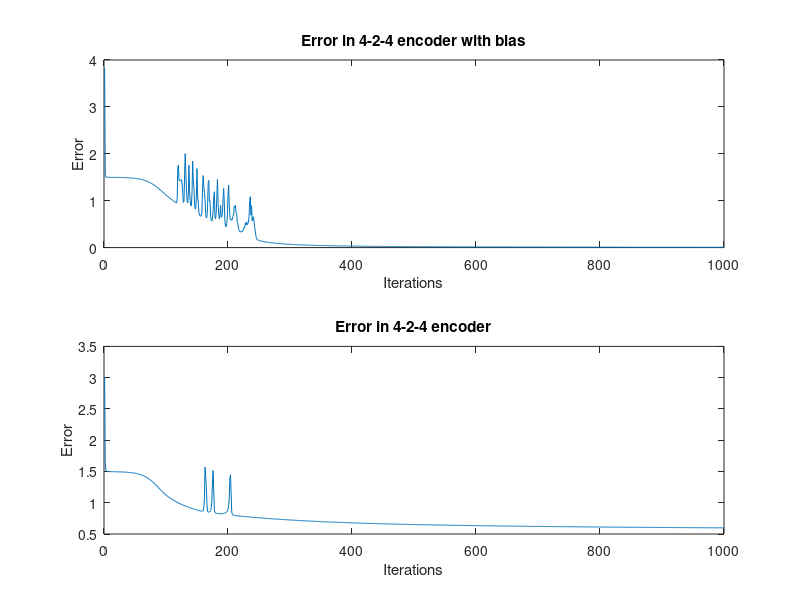

The MATLAB source for this figure:

W1=rand(4,2);
W2=rand(2,4);
W11=W1;
W22=W2;

input_pattern=[1,0,0,0;
               0,1,0,0;
               0,0,1,0;
               0,0,0,1;];

target_pattern = input_pattern;

b1=rand(1,2);
b2=rand(1,4);

N=1000;

%n=1;
for n=1:1:N
    
    Error = 0;
    a_delta_W1=zeros(4,2);
    a_delta_W2=zeros(2,4);
    a_delta_b1=zeros(2,1);
    a_delta_b2=zeros(4,1);
    
    for j= 1:1:4%%%%%%%%%%%%5
        for i=1:1:4
            o_input(i,j) = 1 / ( 1 + exp(-input_pattern(i,j)));
        end   
        
        i_hidden(:,j)= W1.' * o_input(:,j) + b1.';
        %i_hidden(:,j)= W1.' * o_input(:,j) ;
        
        for i=1:1:2
            o_hidden(i,j) = 1 / ( 1 + exp(-i_hidden(i,j)));
        end
        
        i_output(:,j)=W2.' * o_hidden(:,j) + b2.';
        %i_output(:,j)=W2.' * o_hidden(:,j) + b2.';
        
        for i=1:1:4
            o_ouput(i,j) = 1 / ( 1 + exp(-i_output(i,j)));
        end
        
        E_p=0;
        
        for i=1:1:4
            E(i,j) = 1/2 * (o_ouput(i,j)- target_pattern(i,j))^2;
            E_p= E_p + E(i,j);
        end
        Error = Error + E_p;
    
    
    %E_n(n)=Error;
        % Calculate the delta weights of W2
    
        for i = 1:1:4 %which is j
            delta_output(i,j) = (o_ouput(i,j)- target_pattern(i,j)) * o_ouput(i,j) * (1 - o_ouput(i,j));
            for r= 1:1:2 % which is i
                delta_W2(r,i) =   o_hidden(r,j) * delta_output(i,j).' ; % o_i * delta_j
            end
        end
        
        % accumulate delta_W2 before updating W2
        a_delta_W2 = a_delta_W2 + delta_W2;
        a_delta_b2=a_delta_b2 + delta_output(:,j);

        %sum_w_delta =[0;0];
        %for r= 1:1:2
        sum_w_delta = W2 * delta_output(:,j);
                %sum_w_delta(r,1)= sum_w_delta(r,1) + w_delta;
        %end

        for r = 1:1:2
            delta_b1(r,1) = sum_w_delta(r,1)*  o_hidden(r,j) * (1 - o_hidden(r,j));
            for i= 1:1:4
                delta_W1(i,r) =  sum_w_delta(r,1)*  o_hidden(r,j) * (1 - o_hidden(r,j)) * o_input(i,j);
                %delta_b1(r,1) = sum_w_delta(r,1)*  o_hidden(r,j) * (1 - o_hidden(r,j));
            end
        end
        
        a_delta_W1 = a_delta_W1 + delta_W1;
        a_delta_b1 = a_delta_b1 + delta_b1;
    end
    E_n(n)=Error;
    
    rate=3;
        
    W2 = W2 - rate * a_delta_W2;
    W1 = W1 - rate * a_delta_W1;
    b2 = b2 - rate * a_delta_b2.';
    b1 = b1 - rate * a_delta_b1.';

    %Error = Error + E_p;
    
end

subplot(2,1,1);
plot(E_n);
title("Error in 4-2-4 encoder with bias");
xlabel('Iterations');
ylabel('Error');

% % Test part
% for j= 1:1:4%%%%%%%%%%%%5
%     for i=1:1:4
%         o_input(i,j) = 1 / ( 1 + exp(-input_pattern(i,j)));
%     end   
%         
%     i_hidden(:,j)= W1.' * o_input(:,j) + b1.';
%     %i_hidden(:,j)= W1.' * o_input(:,j) ;
%         
%     for i=1:1:2
%         o_hidden(i,j) = 1 / ( 1 + exp(-i_hidden(i,j)));
%     end
%         
%     i_output(:,j)=W2.' * o_hidden(:,j) + b2.';
%         %i_output(:,j)=W2.' * o_hidden(:,j) + b2.';
%         
%     for i=1:1:4
%         o_ouput(i,j) = 1 / ( 1 + exp(-i_output(i,j)));
%     end
% 
% end% Output the test result
% o_ouput


%%%%%%%%%%%%%%%%%%%%%%%%%%%%%%%%%%%%%%%%%%%%%%%%%%%%%%%%%%%%%%%%%%%%%%%%%%%%%%%%%%%%%%%%%%%%%%%%%%%%%%%%%%%%%55
for n=1:1:N
    
    Error = 0;
    a_delta_W1=zeros(4,2);
    a_delta_W2=zeros(2,4);
    a_delta_b1=zeros(2,1);
    a_delta_b2=zeros(4,1);
    
    for j= 1:1:4%%%%%%%%%%%%5
        for i=1:1:4
            o_input(i,j) = 1 / ( 1 + exp(-input_pattern(i,j)));
        end   
        
        i_hidden(:,j)= W11.' * o_input(:,j);
        %i_hidden(:,j)= W1.' * o_input(:,j) ;
        
        for i=1:1:2
            o_hidden(i,j) = 1 / ( 1 + exp(-i_hidden(i,j)));
        end
        
        i_output(:,j)=W22.' * o_hidden(:,j);
        %i_output(:,j)=W2.' * o_hidden(:,j) + b2.';
        
        for i=1:1:4
            o_ouput(i,j) = 1 / ( 1 + exp(-i_output(i,j)));
        end
        
        E_p=0;
        
        for i=1:1:4
            E(i,j) = 1/2 * (o_ouput(i,j)- target_pattern(i,j))^2;
            E_p= E_p + E(i,j);
        end
        Error = Error + E_p;
    
    
    %E_n(n)=Error;
        % Calculate the delta weights of W2
    
        for i = 1:1:4 %which is j
            delta_output(i,j) = (o_ouput(i,j)- target_pattern(i,j)) * o_ouput(i,j) * (1 - o_ouput(i,j));
            for r= 1:1:2 % which is i
                delta_W2(r,i) =   o_hidden(r,j) * delta_output(i,j).' ; % o_i * delta_j
            end
        end
        
        % accumulate delta_W2 before updating W2
        a_delta_W2 = a_delta_W2 + delta_W2;
        a_delta_b2=a_delta_b2 + delta_output(:,j);

        %sum_w_delta =[0;0];
        %for r= 1:1:2
        sum_w_delta = W22 * delta_output(:,j);
                %sum_w_delta(r,1)= sum_w_delta(r,1) + w_delta;
        %end

        for r = 1:1:2
            delta_b1(r,1) = sum_w_delta(r,1)*  o_hidden(r,j) * (1 - o_hidden(r,j));
            for i= 1:1:4
                delta_W1(i,r) =  sum_w_delta(r,1)*  o_hidden(r,j) * (1 - o_hidden(r,j)) * o_input(i,j);
                %delta_b1(r,1) = sum_w_delta(r,1)*  o_hidden(r,j) * (1 - o_hidden(r,j));
            end
        end
        
        a_delta_W1 = a_delta_W1 + delta_W1;
        a_delta_b1 = a_delta_b1 + delta_b1;
    end
    E_n(n)=Error;
    
    rate=3;
        
    W22 = W22 - rate * a_delta_W2;
    W11 = W11 - rate * a_delta_W1;
    %b2 = b2 - rate * a_delta_b2.';
    %b1 = b1 - rate * a_delta_b1.';

    %Error = Error + E_p;
    
end

subplot(2,1,2);
plot(E_n);
title("Error in 4-2-4 encoder");
xlabel('Iterations');
ylabel('Error');

% Test part
% for j= 1:1:4%%%%%%%%%%%%5
%     for i=1:1:4
%         o_input(i,j) = 1 / ( 1 + exp(-input_pattern(i,j)));
%     end   
%         
%     i_hidden(:,j)= W11.' * o_input(:,j) ;
%     i_hidden(:,j)= W1.' * o_input(:,j) ;
%         
%     for i=1:1:2
%         o_hidden(i,j) = 1 / ( 1 + exp(-i_hidden(i,j)));
%     end
%         
%     i_output(:,j)=W22.' * o_hidden(:,j) ;
%         i_output(:,j)=W2.' * o_hidden(:,j) + b2.';
%         
%     for i=1:1:4
%         o_ouput(i,j) = 1 / ( 1 + exp(-i_output(i,j)));
%     end
% 
% end% Output the test result
% o_ouput
